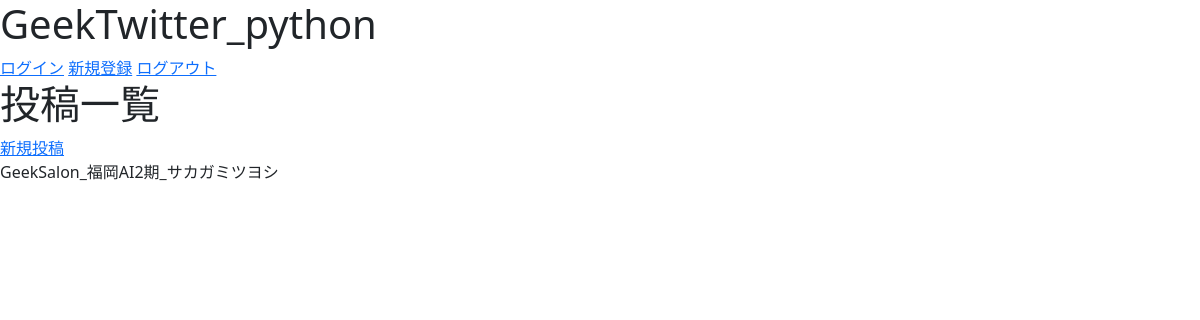
Before: / with the older database file.
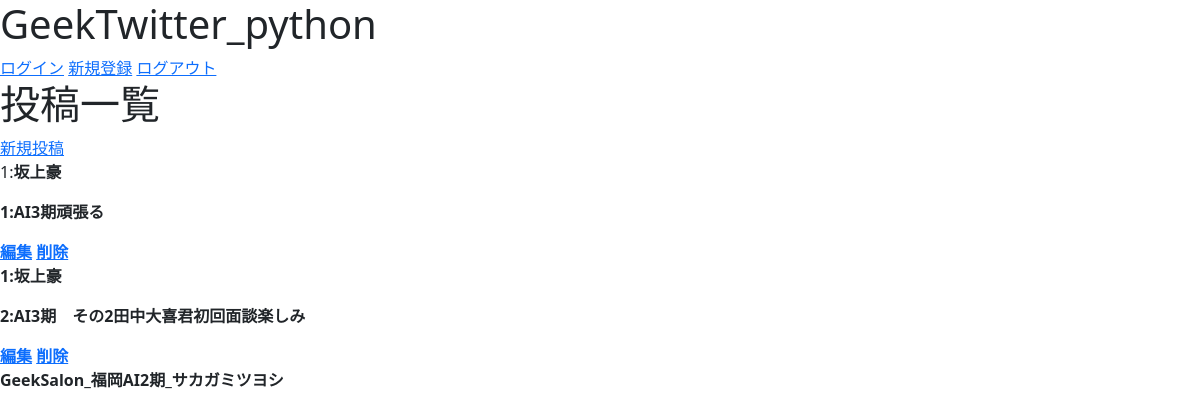
After: the same page with the newer database file.
### app.py (models this page shows)
class User(UserMixin, db.Model):
    id = db.Column(db.Integer, primary_key=True)
    username = db.Column(db.String(50), nullable=False, unique=True)
    password = db.Column(db.String(25))

class Tweet(db.Model):
    id = db.Column(db.Integer, primary_key=True)
    title = db.Column(db.String(20), nullable=False)
    body = db.Column(db.String(140), nullable=False)

### app.py (the view)
@app.route('/', methods=["GET"])
def index():
    posts = Tweet.query.all()
    users = User.query.all()
    return render_template("index.html", posts = posts,users=users)

### templates/index.html
    {% extends 'layout.html' %}
    {% block content %}
<a href="login">ログイン</a>
<a href="signup">新規登録</a>
<a href="logout">ログアウト</a>
<h1>投稿一覧</h1>
<a href="new">新規投稿</a>
<class name="tweet">
    {%for post in posts%}
    {%for user in users%}
    <div>
        <p>{{user.id}}:<b>{{user.username}}</p>
    </div>
    {%endfor%}
    <div>
        <p>{{post.id}}:<b>{{post.title}}</b>{{post.body}}</p>
        <a href="{{post.id}}/edit">編集</a>
        <a href="{{post.id}}/delete">削除</a>
    </div>
    {% endfor %}
</class>
{% endblock %}

### templates/layout.html (shortened to what this page needs)
<!DOCTYPE html>
<html lang="en">
<head>
    <link rel=stylesheet href="/static/css/style.css">
    <link href="https://cdn.jsdelivr.net/npm/bootstrap@5.0.2/dist/css/bootstrap.min.css" rel="stylesheet">
</head>
<body class="body">
    <header class="head">
        <div><h1>GeekTwitter_python</h1></div>
    </header>
{% block content %}
{% endblock %}
    <footer>
        <div class="fotter_logo">GeekSalon_福岡AI2期_サカガミツヨシ</div>
    </footer>
</html>

Changed rows visible on the page:
added Tweet: id "1", title "AI3期", body "頑張る"
added User: id "1", username "坂上豪"
added Tweet: id "2", title "AI3期 その2", body "田中大喜君初回面談楽しみ"
